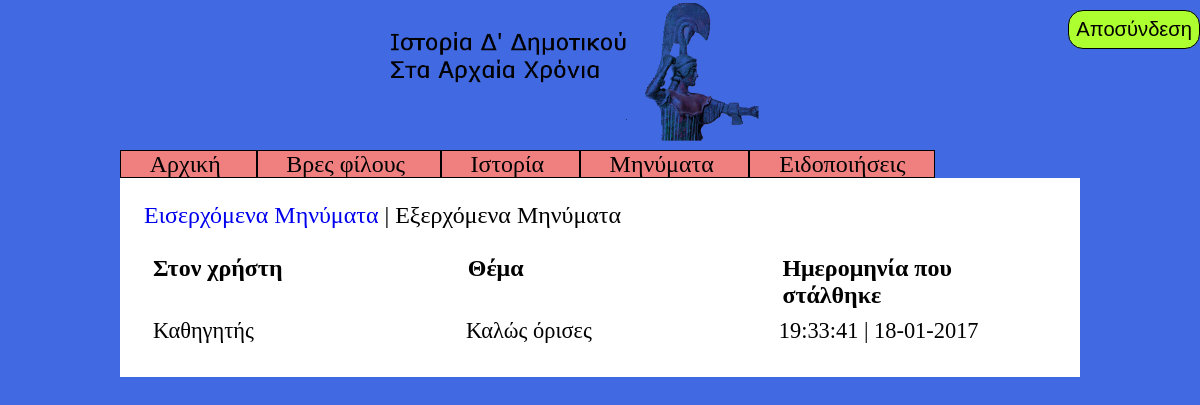
/code/learner/sent_message.php (signed in), run on the app's committed database.
### tables this page shows
CREATE TABLE `message` (
  `id` bigint(20) NOT NULL,
  `from_user` varchar(20) NOT NULL,
  `to_user` varchar(20) NOT NULL,
  `subject` varchar(20) NOT NULL,
  `text` text NOT NULL,
  `seen` tinyint(1) NOT NULL DEFAULT '0',
  `date` datetime NOT NULL
);

### code/learner/sent_message.php (the view, shortened to what this page needs)
<!DOCTYPE html>
<html>
<head>
	<link rel="stylesheet" type="text/css" href="lstyles.css" />
</head>
<body>
	<button class="logout" onclick="logout()"> Αποσύνδεση</button>
	<img src="../banner.png" alt="Ιστορία Δ' Δημοτικού Στα Αρχαία Χρόνια" class="banner">
	<div class="big menu">
		<span class="menul"> <a href="lhome.php" class="link_to_page"> Αρχική </a> </span>
		<span class="menul"> <a href="find_friend.php" class="link_to_page"> Βρες φίλους </a> </span>
		<span class="menul"> <a href="history.php" class="link_to_page"> Ιστορία </a> </span>
		<span class="menul"> <a href="message.php" class="link_to_page"> Μηνύματα </a> </span>
		<span class="menul"> <a href="notification.php" class="link_to_page"> Ειδοποιήσεις </a> </span>
	</div>
	<div class="main">
		<span class="big"> <a href="message.php"> Εισερχόμενα Μηνύματα </a> | Εξερχόμενα Μηνύματα </span> <br> <br>
		<div class="big container">
			<div class="message_header"> <b> Στον χρήστη </b> </div>
			<div class="message_header"> <b> Θέμα </b> </div>
			<div class="message_header"> <b> Ημερομηνία που στάλθηκε </b> </div>
		</div>
<?php
$link = connect_to_database("../login_register_form.php");
if (isset($_GET["pagenum"])) {
	$pagenum = $_GET["pagenum"];
}
else{
	$pagenum = 1;
}
$limit = ($pagenum - 1) * 10;
$result = $link->query("SELECT * FROM message WHERE from_user='".$_SESSION["session_lusername"]."' ORDER BY id DESC LIMIT ".$limit.",10");
while ($row = mysqli_fetch_array($result, MYSQLI_ASSOC)) {
	if ($row["to_user"] == PROFESSOR_USERNAME) {
		$to_user = "Καθηγητής";
	}
	else {
		$to_user = $row["to_user"];
	}
	echo "<a href='show_sent_message.php?id=".$row["id"]."' class='link_to_page'> <div class='message_box'> <div class='container'>";
	echo "<div class='message_info'>".$to_user."</div>"."<div class='message_info'>".$row["subject"]."</div>"."<div class='message_info'>".date("H:i:s | d-m-Y", strtotime($row["date"]))."</div>";
	echo "</div> </div> </a>";
}
?>
	</div>
</body>
</html>

### code/learner/lstyles.css (style rules this page uses)
* { box-sizing: border-box; }
body { background-color: royalblue; font-family: "Verdana"; font-size: 140%; margin: 0; }
a { text-decoration: none; }
button { background-color: greenyellow; border: 1px solid black; font-size: 90%; padding: 7px; margin-top: 10px; border-radius: 15px; cursor: pointer; }
button.logout { float: right; }
img.banner { display: table-cell; margin-left: 32.5%; margin-right: 32.5%; width: 35%; }
div.menu { margin-right: 10%; margin-left: 10%; }
span.menul { border: 1px solid black; padding: 0 3%; background-color: lightcoral; transition: padding 0.5s; }
div.main { background-color: white; padding: 2%; margin-left: 10%; margin-right: 10%; }
.big { font-size: 107%; }
div.container { display: flex; flex-wrap: wrap; justify-content: space-between; align-items: flex-start; }
div.message_header { width: 30%; margin-left: 1%; }
div.message_box { padding: 1%; cursor: pointer; }
div.message_info { width: 30%; }
a.link_to_page { color: black; }

### data on the page
message: to_user "Καθηγητής", subject "Καλώς όρισες", date "19:33:41 | 18-01-2017"
